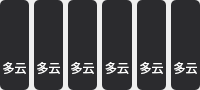
          <widget class="QWidget" name="weatherPicWidget" native="true">
           <property name="maximumSize">
            <size>
             <width>16777215</width>
             <height>90</height>
            </size>
           </property>
           <layout class="QHBoxLayout" name="horizontalLayout_6">
            <property name="spacing">
             <number>5</number>
            </property>
            <property name="leftMargin">
             <number>0</number>
            </property>
            <property name="topMargin">
             <number>0</number>
            </property>
            <property name="rightMargin">
             <number>0</number>
            </property>
            <property name="bottomMargin">
             <number>0</number>
            </property>
            <item>
             <layout class="QVBoxLayout" name="weatherPicVL1">
              <property name="spacing">
               <number>0</number>
              </property>
              <item>
               <widget class="QLabel" name="picLabel1">
                <property name="styleSheet">
                 <string notr="true">QLabel {background-color: rgba(23, 23, 26, 232);border-radius: 5px; border-bottom-left-radius:0px; border-bottom-right-radius:0px;}
</string>
                </property>
                <property name="text">
                 <string/>
                </property>
                <property name="pixmap">
                 <pixmap resource="../resources/res.qrc">:/weather/images/cloud1.png</pixmap>
                </property>
                <property name="scaledContents">
                 <bool>true</bool>
                </property>
                <property name="wordWrap">
                 <bool>true</bool>
                </property>
               </widget>
              </item>
              <item>
               <widget class="QLabel" name="picTextLabel1">
                <property name="styleSheet">
                 <string notr="true">QLabel {background-color: rgba(23, 23, 26, 232);border-radius: 5px; border-top-left-radius:0px; border-top-right-radius:0px; color: rgb(255,255,255);}
</string>
                </property>
                <property name="text">
                 <string>多云</string>
                </property>
                <property name="scaledContents">
                 <bool>true</bool>
                </property>
                <property name="alignment">
                 <set>Qt::AlignmentFlag::AlignCenter</set>
                </property>
                <property name="wordWrap">
                 <bool>true</bool>
                </property>
               </widget>
              </item>
             </layout>
            </item>
            <item>
             <layout class="QVBoxLayout" name="weatherPicVL2">
              <property name="spacing">
               <number>0</number>
              </property>
              <item>
               <widget class="QLabel" name="picLabel2">
                <property name="styleSheet">
                 <string notr="true">QLabel {background-color: rgba(23, 23, 26, 232);border-radius: 5px; border-bottom-left-radius:0px; border-bottom-right-radius:0px;}
</string>
                </property>
                <property name="text">
                 <string/>
                </property>
                <property name="pixmap">
                 <pixmap resource="../resources/res.qrc">:/weather/images/cloud1.png</pixmap>
                </property>
                <property name="scaledContents">
                 <bool>true</bool>
                </property>
                <property name="wordWrap">
                 <bool>true</bool>
                </property>
               </widget>
              </item>
              <item>
               <widget class="QLabel" name="picTextLabel2">
                <property name="styleSheet">
                 <string notr="true">QLabel {background-color: rgba(23, 23, 26, 232);border-radius: 5px; border-top-left-radius:0px; border-top-right-radius:0px; color: rgb(255,255,255);}
</string>
                </property>
                <property name="text">
                 <string>多云</string>
                </property>
                <property name="scaledContents">
                 <bool>true</bool>
                </property>
                <property name="alignment">
                 <set>Qt::AlignmentFlag::AlignCenter</set>
                </property>
                <property name="wordWrap">
                 <bool>true</bool>
                </property>
               </widget>
              </item>
             </layout>
            </item>
            <item>
             <layout class="QVBoxLayout" name="weatherPicVL3">
              <property name="spacing">
               <number>0</number>
              </property>
              <item>
               <widget class="QLabel" name="picLabel3">
                <property name="styleSheet">
                 <string notr="true">QLabel {background-color: rgba(23, 23, 26, 232);border-radius: 5px; border-bottom-left-radius:0px; border-bottom-right-radius:0px;}
</string>
                </property>
                <property name="text">
                 <string/>
                </property>
                <property name="pixmap">
                 <pixmap resource="../resources/res.qrc">:/weather/images/cloud1.png</pixmap>
                </property>
                <property name="scaledContents">
                 <bool>true</bool>
                </property>
                <property name="wordWrap">
                 <bool>true</bool>
                </property>
               </widget>
              </item>
              <item>
               <widget class="QLabel" name="picTextLabel3">
                <property name="styleSheet">
                 <string notr="true">QLabel {background-color: rgba(23, 23, 26, 232);border-radius: 5px; border-top-left-radius:0px; border-top-right-radius:0px; color: rgb(255,255,255);}
</string>
                </property>
                <property name="text">
                 <string>多云</string>
                </property>
                <property name="scaledContents">
                 <bool>true</bool>
                </property>
                <property name="alignment">
                 <set>Qt::AlignmentFlag::AlignCenter</set>
                </property>
                <property name="wordWrap">
                 <bool>true</bool>
                </property>
               </widget>
              </item>
             </layout>
            </item>
            <item>
             <layout class="QVBoxLayout" name="weatherPicVL4">
              <property name="spacing">
               <number>0</number>
              </property>
              <item>
               <widget class="QLabel" name="picLabel4">
                <property name="styleSheet">
                 <string notr="true">QLabel {background-color: rgba(23, 23, 26, 232);border-radius: 5px; border-bottom-left-radius:0px; border-bottom-right-radius:0px;}
</string>
                </property>
                <property name="text">
                 <string/>
                </property>
                <property name="pixmap">
                 <pixmap resource="../resources/res.qrc">:/weather/images/cloud1.png</pixmap>
                </property>
                <property name="scaledContents">
                 <bool>true</bool>
                </property>
                <property name="wordWrap">
                 <bool>true</bool>
                </property>
               </widget>
              </item>
              <item>
               <widget class="QLabel" name="picTextLabel4">
                <property name="styleSheet">
                 <string notr="true">QLabel {background-color: rgba(23, 23, 26, 232);border-radius: 5px; border-top-left-radius:0px; border-top-right-radius:0px; color: rgb(255,255,255);}
</string>
                </property>
                <property name="text">
                 <string>多云</string>
                </property>
                <property name="scaledContents">
                 <bool>true</bool>
                </property>
                <property name="alignment">
                 <set>Qt::AlignmentFlag::AlignCenter</set>
                </property>
                <property name="wordWrap">
                 <bool>true</bool>
                </property>
               </widget>
              </item>
             </layout>
            </item>
            <item>
             <layout class="QVBoxLayout" name="weatherPicVL5">
              <property name="spacing">
               <number>0</number>
              </property>
              <item>
               <widget class="QLabel" name="picLabel5">
                <property name="styleSheet">
                 <string notr="true">QLabel {background-color: rgba(23, 23, 26, 232);border-radius: 5px; border-bottom-left-radius:0px; border-bottom-right-radius:0px;}
</string>
                </property>
                <property name="text">
                 <string/>
                </property>
                <property name="pixmap">
                 <pixmap resource="../resources/res.qrc">:/weather/images/cloud1.png</pixmap>
                </property>
                <property name="scaledContents">
                 <bool>true</bool>
                </property>
                <property name="wordWrap">
                 <bool>true</bool>
                </property>
               </widget>
              </item>
              <item>
               <widget class="QLabel" name="picTextLabel5">
                <property name="styleSheet">
                 <string notr="true">QLabel {background-color: rgba(23, 23, 26, 232);border-radius: 5px; border-top-left-radius:0px; border-top-right-radius:0px; color: rgb(255,255,255);}
</string>
                </property>
                <property name="text">
                 <string>多云</string>
                </property>
                <property name="scaledContents">
                 <bool>true</bool>
                </property>
                <property name="alignment">
                 <set>Qt::AlignmentFlag::AlignCenter</set>
                </property>
                <property name="wordWrap">
                 <bool>true</bool>
                </property>
               </widget>
              </item>
             </layout>
            </item>
            <item>
             <layout class="QVBoxLayout" name="weatherPicVL6">
              <property name="spacing">
               <number>0</number>
              </property>
              <item>
               <widget class="QLabel" name="picLabel6">
                <property name="styleSheet">
                 <string notr="true">QLabel {background-color: rgba(23, 23, 26, 232);border-radius: 5px; border-bottom-left-radius:0px; border-bottom-right-radius:0px;}
</string>
                </property>
                <property name="text">
                 <string/>
                </property>
                <property name="pixmap">
                 <pixmap resource="../resources/res.qrc">:/weather/images/cloud1.png</pixmap>
                </property>
                <property name="scaledContents">
                 <bool>true</bool>
                </property>
                <property name="wordWrap">
                 <bool>true</bool>
                </property>
               </widget>
              </item>
              <item>
               <widget class="QLabel" name="picTextLabel6">
                <property name="styleSheet">
                 <string notr="true">QLabel {background-color: rgba(23, 23, 26, 232);border-radius: 5px; border-top-left-radius:0px; border-top-right-radius:0px; color: rgb(255,255,255);}
</string>
                </property>
                <property name="text">
                 <string>多云</string>
                </property>
                <property name="scaledContents">
                 <bool>true</bool>
                </property>
                <property name="alignment">
                 <set>Qt::AlignmentFlag::AlignCenter</set>
                </property>
                <property name="wordWrap">
                 <bool>true</bool>
                </property>
               </widget>
              </item>
             </layout>
            </item>
           </layout>
          </widget>
